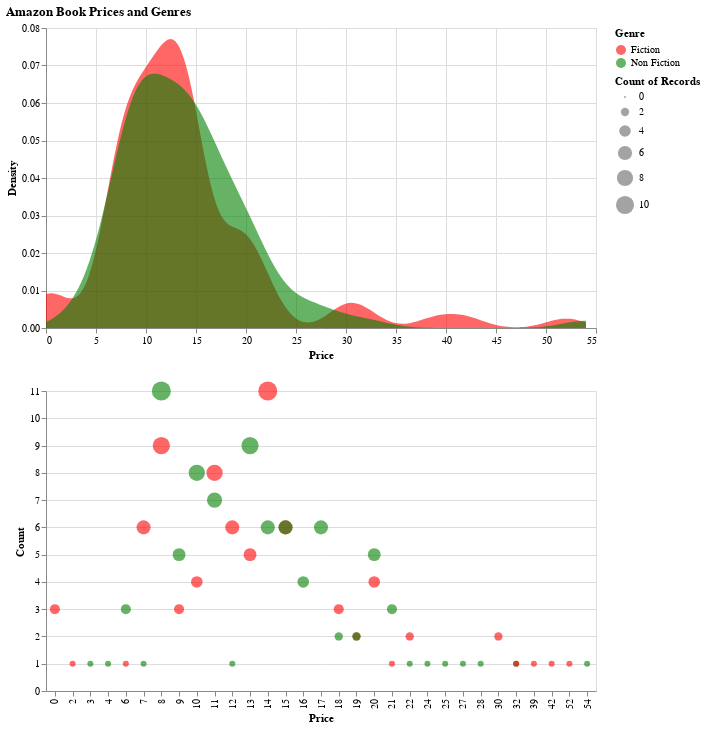

The code cell stored with this chart in its notebook:
### Markdown cell above
### View 1: task 1 + task 5

### Code cell
click = alt.selection_multi(on='mouseover', fields=['amazon_genre'], bind='legend')

plot_a = alt.Chart(amazon_book).mark_circle().encode(
    alt.X('amazon_price:O', title='Price'),
    alt.Y('count()', title='Count'),
    alt.Size('count()'),
    alt.Color('amazon_genre', 
              scale=alt.Scale(range=['red', 'green']), 
              title='Genre'),
    opacity=alt.condition(click, alt.value(0.6), alt.value(0.2))
).properties(
    width=550,
    height=300
)

plot_b = alt.Chart(amazon_book).transform_density(
    'amazon_price',
    groupby=['amazon_genre'],
    as_=['amazon_price', 'density']
).mark_area(
    opacity=0.6
).encode(
    alt.X('amazon_price:Q', title='Price'),
    alt.Y('density:Q', stack=None, title='Density'),
    alt.Color('amazon_genre:N', title='Genre'),
    alt.Tooltip('amazon_price'),
    opacity=alt.condition(click, alt.value(0.6), alt.value(0.2))
).properties(
    width=550,
    height=300
).add_selection(click)

alt.vconcat(plot_b, plot_a).properties(title='Amazon Book Prices and Genres')

### Figure 1 — Vega-Lite specification as saved in the notebook (floating-point values rounded to 4 significant figures; data arrays with more than 128 entries replaced by an {"elided": "..."} marker saying what was removed)
{"config": {"view": {"continuousWidth": 400, "continuousHeight": 300}}, "vconcat": [{"mark": {"type": "area", "opacity": 0.6}, "encoding": {"color": {"field": "amazon_genre", "title": "Genre", "type": "nominal"}, "opacity": {"condition": {"value": 0.6, "selection": "selector003"}, "value": 0.2}, "tooltip": {"field": "amazon_price", "type": "quantitative"}, "x": {"field": "amazon_price", "title": "Price", "type": "quantitative"}, "y": {"field": "density", "stack": null, "title": "Density", "type": "quantitative"}}, "height": 300, "selection": {"selector003": {"type": "multi", "on": "mouseover", "fields": ["amazon_genre"], "bind": "legend"}}, "transform": [{"density": "amazon_price", "groupby": ["amazon_genre"], "as": ["amazon_price", "density"]}], "width": 550}, {"mark": "circle", "encoding": {"color": {"field": "amazon_genre", "scale": {"range": ["red", "green"]}, "title": "Genre", "type": "nominal"}, "opacity": {"condition": {"value": 0.6, "selection": "selector003"}, "value": 0.2}, "size": {"aggregate": "count", "type": "quantitative"}, "x": {"field": "amazon_price", "title": "Price", "type": "ordinal"}, "y": {"aggregate": "count", "title": "Count", "type": "quantitative"}}, "height": 300, "width": 550}], "data": {"name": "data-0ab3906bfc934403e00e3b27bd6437ac"}, "title": "Amazon Book Prices and Genres", "$schema": "https://vega.github.io/schema/vega-lite/v4.17.0.json", "datasets": {"data-0ab3906bfc934403e00e3b27bd6437ac": {"elided": "169 records"}}}
